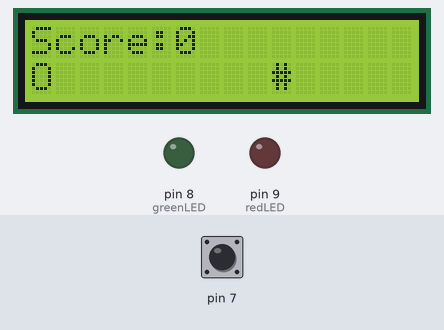
Recording of a sketch running on a simulated Arduino Uno, built with avr-gcc and run on an emulated ATmega328P. Shown: 16×2 character LCD, output pins drawn as LEDs (lit = HIGH). The inputs (shaded band) are chosen by the test bench; at power-on: pin 7 HIGH.

Above: at 1.2 s.
1.3 s: pin 7 pulled LOW for 3.2 s
At 1.8 s:
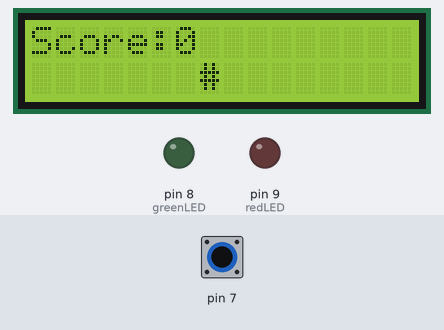
6.0 s: pin 7 pulled LOW for 0.4 s
At 6.49 s:
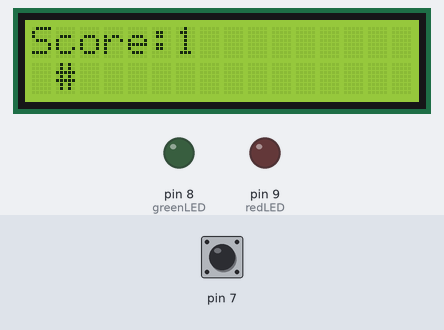
9.4 s: pin 7 pulled LOW for 1 s
At 9.81 s:
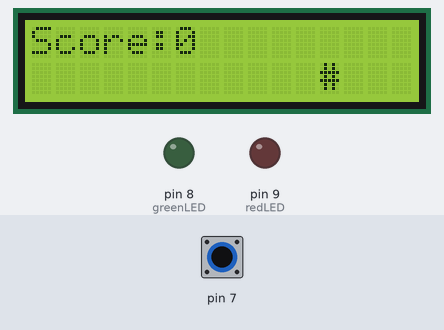
11.9 s: pin 7 pulled LOW for 0.4 s
At 12.25 s:
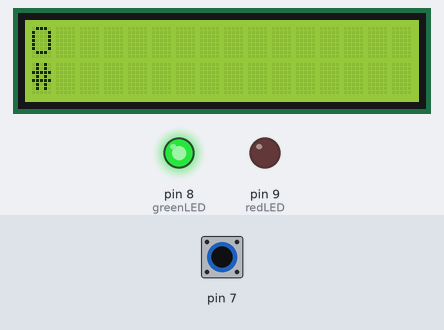
Timing chart, 0 to 14.9 s (numbered marks = the images above; inputs shaded):
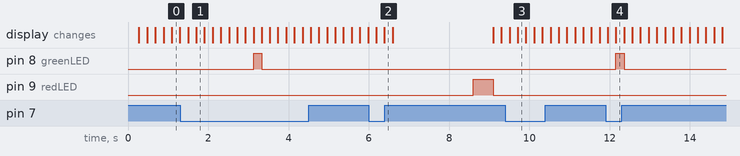

The sketch:

sketch_nov11a.ino
```cpp
#include <LiquidCrystal.h>

LiquidCrystal lcd(12, 11, 5, 4, 3, 2);
int ballPos = 0;
int ballRow = 1;
int obstaclePos = 15;
int score = 0;

const int greenLED = 8;
const int redLED = 9;

void setup() {
  lcd.begin(16, 2);
  lcd.clear();
  pinMode(7, INPUT_PULLUP);
  pinMode(greenLED, OUTPUT);
  pinMode(redLED, OUTPUT);
  digitalWrite(greenLED, LOW);
  digitalWrite(redLED, LOW);
}

void loop() {
  lcd.clear();

  lcd.setCursor(ballPos, ballRow);
  lcd.print("O");

  lcd.setCursor(obstaclePos, 1);
  lcd.print("#");

  if (digitalRead(7) == LOW) {
    ballRow = 0;
  } else {
    ballRow = 1;
  }

  if (obstaclePos == ballPos && ballRow == 1) {
    lcd.clear();
    lcd.setCursor(0, 0);
    lcd.print("Game Over! Score:");
    lcd.setCursor(0, 1);
    lcd.print(score);
    delay(2000);
    digitalWrite(redLED, HIGH);
    delay(500);
    digitalWrite(redLED, LOW);
    obstaclePos = 15;
    score = 0;
    return;
  }

  obstaclePos--;

  if (obstaclePos < 0) {
    obstaclePos = 15;
    score++;
    digitalWrite(greenLED, HIGH);
    delay(200);
    digitalWrite(greenLED, LOW);
  }

  lcd.setCursor(0, 0);
  lcd.print("Score:");
  lcd.setCursor(6, 0);
  lcd.print(score);

  delay(200);
}
```

Measured:
- after the input at 1.3 s, pin 8 (greenLED): LOW → HIGH after 1.8 s, → LOW 0.20 s later; pin 9 (redLED): stays LOW (without the input it goes to HIGH after 3.8 s); the display: first differs from a run without the input after 0.40 s (image 1)
- after the input at 6.0 s, the display: first differs from a run without the input after 0.39 s (image 2)
- after the input at 9.4 s, the display: first differs from a run without the input after 0.31 s (image 3)
- after the input at 11.9 s, pin 8 (greenLED): LOW → HIGH after 0.26 s, → LOW 0.20 s later; pin 9 (redLED): stays LOW (without the input it goes to HIGH after 2.3 s); the display: first differs from a run without the input after 0.26 s (image 4)
